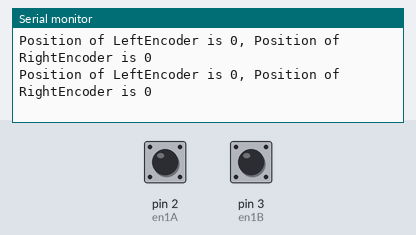
The sketch below on a simulated Arduino Uno, built with avr-gcc and run on an emulated ATmega328P. On the bench: the last lines printed to the serial monitor. The inputs (shaded band) are chosen by the test bench; at power-on: pin 2 (en1A) HIGH, pin 3 (en1B) HIGH.

Above: at 1.2 s.
1.3 s: pin 2 (en1A) pulled LOW for 0.15 s
At 1.59 s:
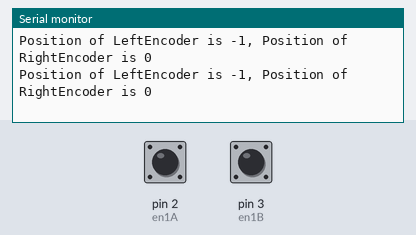
4.4 s: pin 2 (en1A) pulled LOW for 1 s
At 5.46 s:
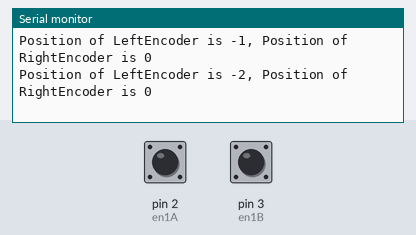
Timing chart, 0 to 7.4 s (numbered marks = the images above; inputs shaded):
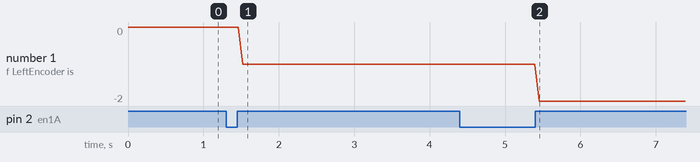

Measured:
- after the input at 1.3 s, the serial monitor: prints a new line after 0.22 s (image 1)
- after the input at 4.4 s, the serial monitor: prints a new line after 1.1 s (image 2)
- plotted number 1: 0 → -1 after the input at 1.3 s, -1 → -2 after the input at 4.4 s

The sketch:

multipleEncoderRead.ino
```cpp
/* Using incremental optical encoder of Omron with 1000 pulse/rev with open collector output */

//define the used encoder/s
#define RightEncoder
#define LeftEncoder

#ifdef LeftEncoder
  #define en1A 2
  #define en1B 3
#endif

#ifdef RightEncoder
  #define en2A 18
  #define en2B 19
#endif

volatile int32_t pos1 = 0;
volatile int32_t pos2 = 0;


void readEncoder1(){
if(digitalRead(en1B) == LOW) pos1++;
else pos1--;
}


void readEncoder2(){
if(digitalRead(en2B) == LOW) pos2++;
else pos2--;
}

void setup() {
  // put your setup code here, to run once:
#ifdef LeftEncoder
  pinMode(en1A, INPUT_PULLUP);
  pinMode(en1B, INPUT_PULLUP);
  attachInterrupt(digitalPinToInterrupt(en1A), readEncoder1, RISING);
#endif

#ifdef RightEncoder
  pinMode(en2A, INPUT_PULLUP);
  pinMode(en2B, INPUT_PULLUP);
  attachInterrupt(digitalPinToInterrupt(en2A), readEncoder2, RISING);
#endif

Serial.begin(9600);
while(!Serial){}

}

void loop() {
  // put your main code here, to run repeatedly:
Serial.print("Position of LeftEncoder is ");
Serial.print(pos1);

Serial.print(", Position of RightEncoder is ");
Serial.println(pos2);

delay(30);   //so you can read the serial monitor
}
```
